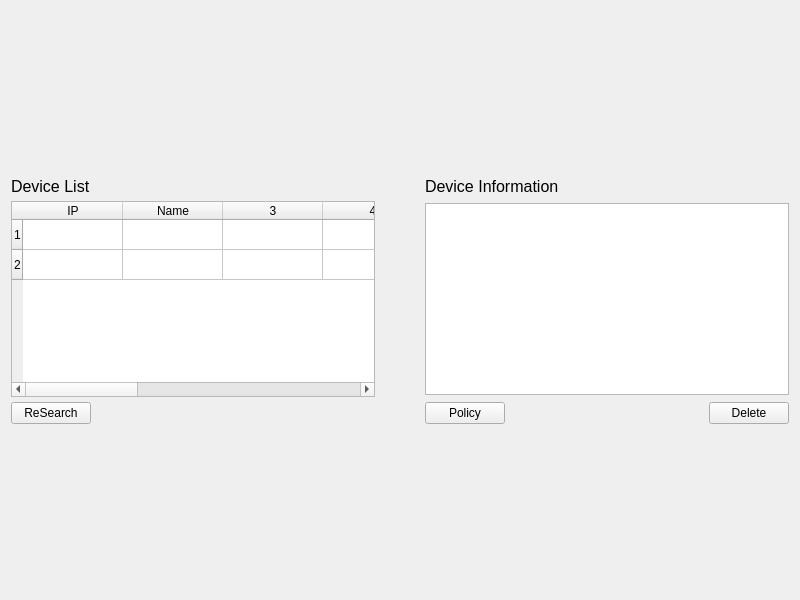
<?xml version="1.0" encoding="UTF-8"?>
<ui version="4.0">
 <class>Widget</class>
 <widget class="QWidget" name="Widget">
  <property name="geometry">
   <rect>
    <x>0</x>
    <y>0</y>
    <width>800</width>
    <height>600</height>
   </rect>
  </property>
  <property name="windowTitle">
   <string>Widget</string>
  </property>
  <layout class="QGridLayout" name="gridLayout">
   <item row="0" column="0">
    <layout class="QVBoxLayout" name="verticalLayout">
     <item>
      <spacer name="verticalSpacer_2">
       <property name="orientation">
        <enum>Qt::Vertical</enum>
       </property>
       <property name="sizeHint" stdset="0">
        <size>
         <width>20</width>
         <height>40</height>
        </size>
       </property>
      </spacer>
     </item>
     <item>
      <layout class="QHBoxLayout" name="DeviceInfoLayout">
       <property name="spacing">
        <number>50</number>
       </property>
       <item>
        <layout class="QVBoxLayout" name="verticalLayout_2">
         <property name="spacing">
          <number>5</number>
         </property>
         <item>
          <widget class="QLabel" name="label_2">
           <property name="font">
            <font>
             <family>Arial</family>
             <pointsize>12</pointsize>
            </font>
           </property>
           <property name="text">
            <string>Device List</string>
           </property>
          </widget>
         </item>
         <item>
          <widget class="QTableWidget" name="devTable">
           <property name="baseSize">
            <size>
             <width>0</width>
             <height>4</height>
            </size>
           </property>
           <property name="columnCount">
            <number>9</number>
           </property>
           <row>
            <property name="text">
             <string>1</string>
            </property>
           </row>
           <row>
            <property name="text">
             <string>2</string>
            </property>
           </row>
           <column>
            <property name="text">
             <string>IP</string>
            </property>
           </column>
           <column>
            <property name="text">
             <string>Name</string>
            </property>
           </column>
           <column/>
           <column/>
           <column/>
           <column/>
           <column/>
           <column/>
           <column/>
          </widget>
         </item>
         <item>
          <layout class="QHBoxLayout" name="horizontalLayout">
           <item>
            <widget class="QPushButton" name="pushButton">
             <property name="text">
              <string>ReSearch</string>
             </property>
            </widget>
           </item>
           <item>
            <spacer name="horizontalSpacer">
             <property name="orientation">
              <enum>Qt::Horizontal</enum>
             </property>
             <property name="sizeHint" stdset="0">
              <size>
               <width>40</width>
               <height>20</height>
              </size>
             </property>
            </spacer>
           </item>
          </layout>
         </item>
        </layout>
       </item>
       <item>
        <layout class="QVBoxLayout" name="InfoLayout">
         <property name="spacing">
          <number>7</number>
         </property>
         <item>
          <widget class="QLabel" name="label">
           <property name="font">
            <font>
             <family>Arial</family>
             <pointsize>12</pointsize>
            </font>
           </property>
           <property name="text">
            <string>Device Information</string>
           </property>
          </widget>
         </item>
         <item>
          <widget class="QListWidget" name="devInfo"/>
         </item>
         <item>
          <layout class="QHBoxLayout" name="btnLayout">
           <property name="spacing">
            <number>7</number>
           </property>
           <item>
            <widget class="QPushButton" name="SaveBtn">
             <property name="text">
              <string>Policy</string>
             </property>
            </widget>
           </item>
           <item>
            <spacer name="horizontalSpacer_2">
             <property name="orientation">
              <enum>Qt::Horizontal</enum>
             </property>
             <property name="sizeHint" stdset="0">
              <size>
               <width>40</width>
               <height>20</height>
              </size>
             </property>
            </spacer>
           </item>
           <item>
            <widget class="QPushButton" name="DeleteBtn">
             <property name="text">
              <string>Delete</string>
             </property>
            </widget>
           </item>
          </layout>
         </item>
        </layout>
       </item>
      </layout>
     </item>
     <item>
      <spacer name="verticalSpacer">
       <property name="orientation">
        <enum>Qt::Vertical</enum>
       </property>
       <property name="sizeHint" stdset="0">
        <size>
         <width>20</width>
         <height>40</height>
        </size>
       </property>
      </spacer>
     </item>
    </layout>
   </item>
  </layout>
 </widget>
 <resources/>
 <connections/>
</ui>
